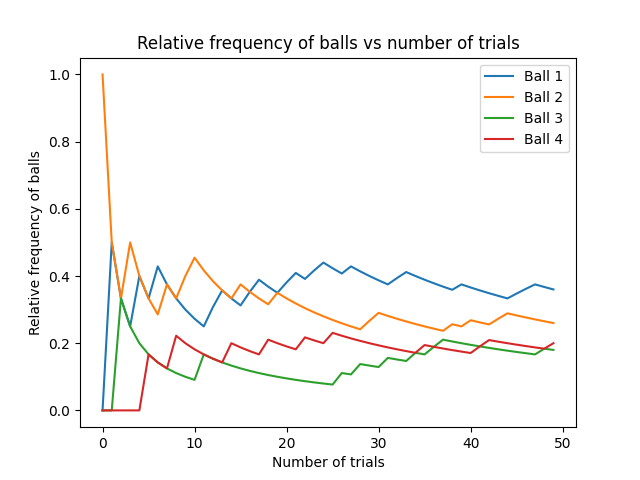

Python code for this plot:
import numpy as np
import matplotlib.pyplot as plt

ball1,ball2,ball3,ball4=0,0,0,0
trials=[]
relball1,relball2,relball3,relball4=[],[],[],[]
for i in range(50000):
    guess=np.random.randint(0,4)
    if guess==0:
        ball1+=1
    elif guess==1:
        ball2+=1
    elif guess==2:
        ball3+=1
    elif guess==3:
        ball4+=1
    relball1.append(ball1/(i+1))
    relball2.append(ball2/(i+1))
    relball3.append(ball3/(i+1))
    relball4.append(ball4/(i+1))

    trials.append(i+1)
    if i+1 == 50 or i+1 ==5000 or i+1 == 50000:
        plt.plot(trials,relball1,label='Ball 1')
        plt.plot(trials,relball2,label='Ball 2')
        plt.plot(trials,relball3,label='Ball 3')
        plt.plot(trials,relball4,label='Ball 4')
        plt.xlabel('Number of trials')
        plt.ylabel('Relative frequency of balls')
        plt.title('Relative frequency of balls vs number of trials')
        plt.legend()
        plt.savefig(f'problem3a{i+1}.png')
        plt.close()
